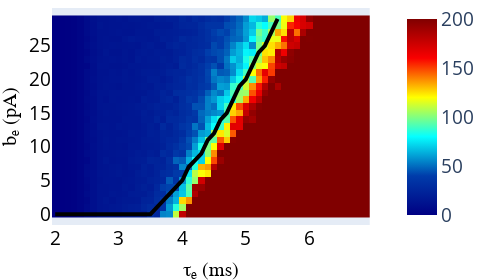

Notebook code for this chart:
### Markdown cell above
Or you can load directly a pre-calculated array with the mean survival time (averaged over seeds) for each combination of tau/b_e :

### Code cell
load= 'tau_e'
mean_array,taus, bthr, tau_v, bvals = load_survival( load = load, precalc=True)
plot_heatmap_survival(mean_array, taus, tau_v, bvals , bthr,load = load, precalc=True, save_im=False, z_max=200, line_color='black', colorscale="jet")

### Figure 1 — Plotly figure (JSON) as saved in the notebook; plotly's stock layout.template omitted (floating-point values rounded to 4 significant figures; data arrays with more than 128 entries replaced by an {"elided": "..."} marker saying what was removed)
{"data": [{"colorbar": {"tickcolor": "black", "tickfont": {"size": 19}}, "colorscale": [[0, "rgb(0,0,131)"], [0.2, "rgb(0,60,170)"], [0.4, "rgb(5,255,255)"], [0.6, "rgb(255,255,0)"], [0.8, "rgb(250,0,0)"], [1, "rgb(128,0,0)"]], "type": "heatmap", "x": [2, 2.1, 2.2, 2.3, 2.4, 2.5, 2.6, 2.7, 2.8, 2.9, 3.0, 3.1, 3.2, 3.3, 3.4, 3.5, 3.6, 3.7, 3.8, 3.9, 4.0, 4.1, 4.2, 4.3, 4.4, 4.5, 4.6, 4.7, 4.8, 4.9, 5.0, 5.1, 5.2, 5.3, 5.4, 5.5, 5.6, 5.7, 5.8, 5.9, 6.0, 6.1, 6.2, 6.3, 6.4, 6.5, 6.6, 6.7, 6.8, 6.9], "y": [0, 1, 2, 3, 4, 5, 6, 7, 8, 9, 10, 11, 12, 13, 14, 15, 16, 17, 18, 19, 20, 21, 22, 23, 24, 25, 26, 27, 28, 29], "z": {"elided": "30x50 float values"}, "zmax": 200, "zmin": 0}, {"line": {"color": "black", "width": 4}, "mode": "lines", "showlegend": false, "type": "scatter", "x": [2, 2.1, 2.2, 2.3, 2.4, 2.5, 2.6, 2.7, 2.8, 2.9, 3.0, 3.1, 3.2, 3.3, 3.4, 3.5, 3.6, 3.7, 3.8, 3.9, 4.0, 4.1, 4.2, 4.3, 4.4, 4.5, 4.6, 4.7, 4.8, 4.9, 5.0, 5.1, 5.2, 5.3, 5.4, 5.5], "xaxis": "x", "y": [0, 0, 0, 0, 0, 0, 0, 0, 0, 0, 0, 0, 0, 0, 0, 0, 1, 2, 3, 4, 5, 7, 8, 9, 11, 12, 14, 15, 17, 19, 20, 22, 24, 25, 27, 29], "yaxis": "y"}], "layout": {"coloraxis": {"colorbar": {"title": {"side": "right"}, "x": -0.55, "y": 0.35}}, "height": 280, "margin": {"b": 0, "l": 0, "r": 0, "t": 0}, "width": 480, "xaxis": {"anchor": "y", "domain": [0, 0.94], "nticks": 6, "showgrid": false, "tickfont": {"color": "black", "size": 19}, "title": {"font": {"color": "black", "family": "Arial, sans-serif", "size": 20}, "text": "τₑ (ms)"}}, "yaxis": {"anchor": "x", "domain": [0, 1], "nticks": 10, "showgrid": false, "tickfont": {"color": "black", "size": 19}, "title": {"font": {"color": "black", "family": "Arial, sans-serif", "size": 20}, "text": "bₑ (pA)"}}, "yaxis2": {"anchor": "x", "overlaying": "y", "showgrid": false, "side": "right", "title": {"font": {"color": "black", "family": "Arial, sans-serif", "size": 20}, "text": "bₑ (pA)"}}}}
